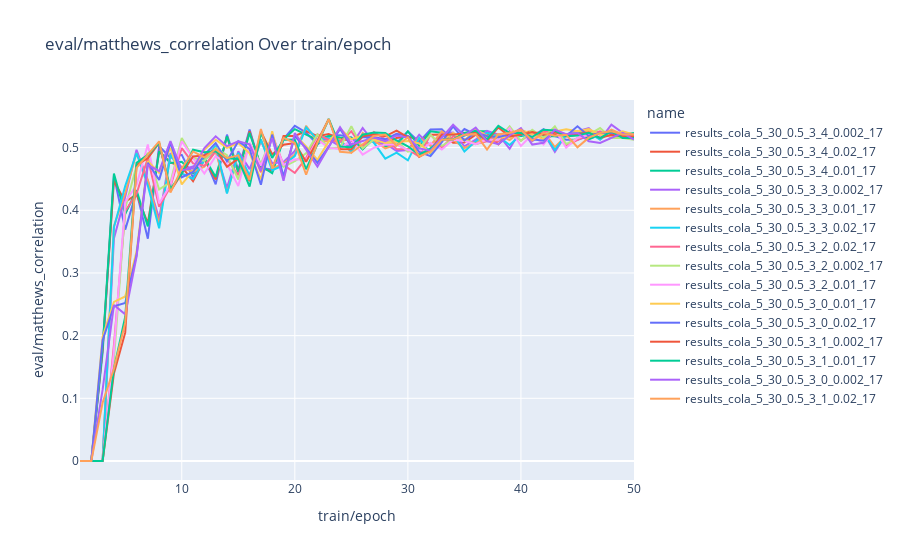

The code cell stored with this chart in its notebook:
### Code cell
fetch_and_plot_wandb_runs(
    entity="mallahova",
    project="adalora_memory_to_double_memory_3_5",
    metric="eval/matthews_correlation",
    x_axis="train/epoch",
    interactive=INTERACTIVE_CHARTS,
)
